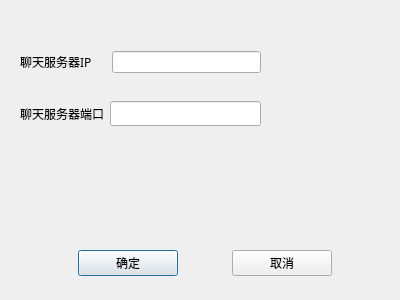
<?xml version="1.0" encoding="UTF-8"?>
<ui version="4.0">
 <class>NetworkAgentDialog</class>
 <widget class="QDialog" name="NetworkAgentDialog">
  <property name="geometry">
   <rect>
    <x>0</x>
    <y>0</y>
    <width>400</width>
    <height>300</height>
   </rect>
  </property>
  <property name="font">
   <font>
    <family>微软雅黑</family>
   </font>
  </property>
  <property name="windowTitle">
   <string>网络设置</string>
  </property>
  <widget class="QWidget" name="layoutWidget">
   <property name="geometry">
    <rect>
     <x>20</x>
     <y>50</y>
     <width>241</width>
     <height>24</height>
    </rect>
   </property>
   <layout class="QHBoxLayout" name="horizontalLayout">
    <item>
     <widget class="QLabel" name="ip_label">
      <property name="text">
       <string>聊天服务器IP</string>
      </property>
     </widget>
    </item>
    <item>
     <widget class="QLineEdit" name="ip_lineEdit">
      <property name="enabled">
       <bool>true</bool>
      </property>
      <property name="minimumSize">
       <size>
        <width>149</width>
        <height>22</height>
       </size>
      </property>
      <property name="maximumSize">
       <size>
        <width>149</width>
        <height>22</height>
       </size>
      </property>
     </widget>
    </item>
   </layout>
  </widget>
  <widget class="QWidget" name="layoutWidget">
   <property name="geometry">
    <rect>
     <x>20</x>
     <y>100</y>
     <width>241</width>
     <height>27</height>
    </rect>
   </property>
   <layout class="QHBoxLayout" name="horizontalLayout_2">
    <item>
     <widget class="QLabel" name="port_label">
      <property name="text">
       <string>聊天服务器端口</string>
      </property>
     </widget>
    </item>
    <item>
     <widget class="QLineEdit" name="port_lineEdit">
      <property name="minimumSize">
       <size>
        <width>149</width>
        <height>0</height>
       </size>
      </property>
     </widget>
    </item>
   </layout>
  </widget>
  <widget class="QWidget" name="">
   <property name="geometry">
    <rect>
     <x>30</x>
     <y>250</y>
     <width>351</width>
     <height>27</height>
    </rect>
   </property>
   <layout class="QHBoxLayout" name="horizontalLayout_3">
    <item>
     <widget class="QPushButton" name="ok_pushButton">
      <property name="maximumSize">
       <size>
        <width>100</width>
        <height>16777215</height>
       </size>
      </property>
      <property name="text">
       <string>确定</string>
      </property>
     </widget>
    </item>
    <item>
     <widget class="QPushButton" name="cancel_pushButton">
      <property name="maximumSize">
       <size>
        <width>100</width>
        <height>16777215</height>
       </size>
      </property>
      <property name="text">
       <string>取消</string>
      </property>
     </widget>
    </item>
   </layout>
  </widget>
 </widget>
 <resources/>
 <connections/>
</ui>
